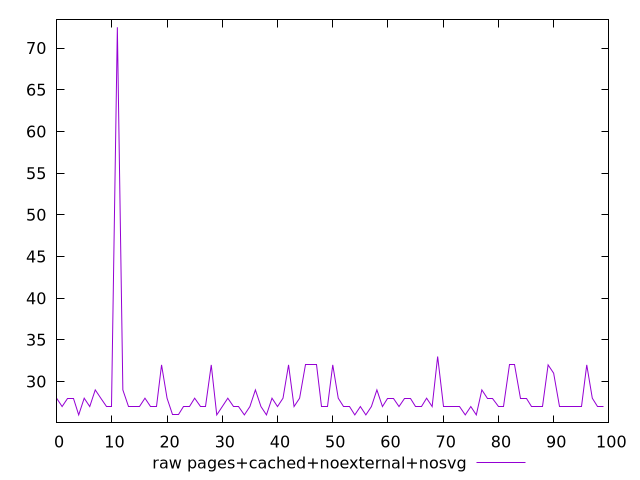

Recreate this plot in gnuplot.
$_rawPagesCachedNoexternalNosvg <<EOF
28
27
28
28
26
28
27
29
28
27
27
72.5
29
27
27
27
28
27
27
32
28
26
26
27
27
28
27
27
32
26
27
28
27
27
26
27
29
27
26
28
27
28
32
27
28
32
32
32
27
27
32
28
27
27
26
27
26
27
29
27
28
28
27
28
28
27
27
28
27
33
27
27
27
27
26
27
26
29
28
28
27
27
32
32
28
28
27
27
27
32
31
27
27
27
27
27
32
28
27
27
EOF
set key outside below
set terminal pngcairo
set output "report_00006_2020-11-02T20-21-41.718Z/max-potential-fid/pages+cached+noexternal+nosvg//raw.png"
set yrange [25.07:73.43]
plot $_rawPagesCachedNoexternalNosvg title "raw pages+cached+noexternal+nosvg" with line ,
